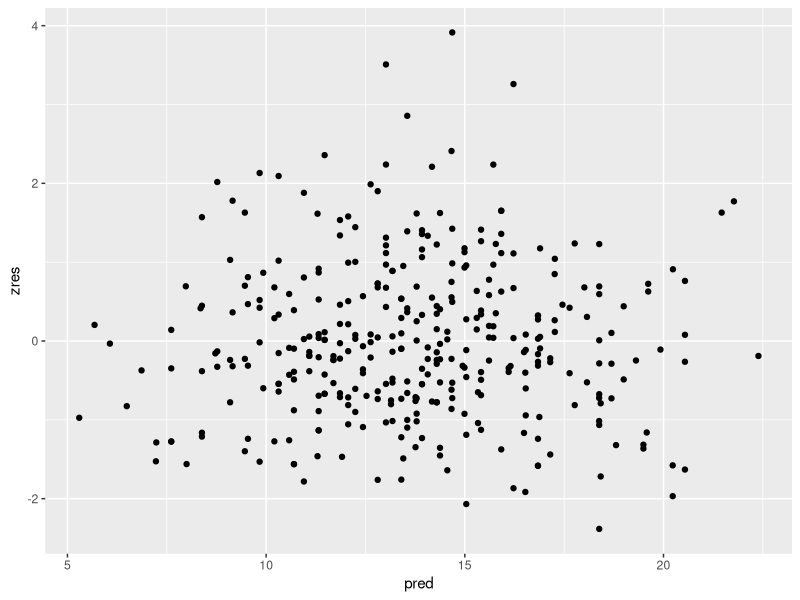

Here is the R script that generated this plot:
#Analisis de una via de la covarianza

library(tidyverse)
library(car)
library(effects)
library(multcomp)


vit <- read.csv("data/vitamin-a.csv")

vit$dose <- as.factor(vit$dose) #Convertimos en factor la dosis

view(vit)


# Asumciones Basicas

  #La variable de respuesta no presenta valores atipicos.
  #La relacion entre la variable dependiente y la covariable es linear.
  #No existe relacion entre la covarianza y el factor.  *
  #Los residuales de la variable de respeuesta son de distribucion normal. *
  #Existe homogenidad en la varianzas. *
  #Existe homoskedasticity

#Alas asumciones estan marcadas con asterisco.

#Variable dependiente: effort resistance
#Factor: Dose of vitamin
#Covarianza: employees 'age


#Run ONCOVA

model <- aov(effort ~ dose + age, data = vit)

ancova <- Anova(model, type = "III")
ancova


#Calculando la media ajustada

effect("dose", model)

#Multiples comparaciones entre medias ajustadas

#model$model$dose <- as.factor(model$model$dose)  #Arreglando el modelo con un factor
mcomp <- glht(model, linfct=mcp(dose = "Tukey"))

#Sumando as diferencias estadisticamente significativas


summary(mcomp)

#obteniendo el intervalo de confidencia

confint(mcomp)


#Se calcula la interaccion entre edad y dosis de vitaminas

model <- aov(effort~age*dose, data = vit)
av <- Anova(model, type = "III")
av

#Normalidad de los reciduales

res <- residuals(model)

zres <- scale(res)

shapiro.test(zres)

#Revisar por homogenidad de las varianzas

leveneTest(vit$effort, vit$dose)

#Revisar por Homoskedasticity 

#Tomando las valores predicidos por la variable dependiente

pred <- predict(model)


#Construyendo un scatterplot (Predicted vrs. residuals)

ggplot()+geom_point(aes(x=pred, y = zres))
